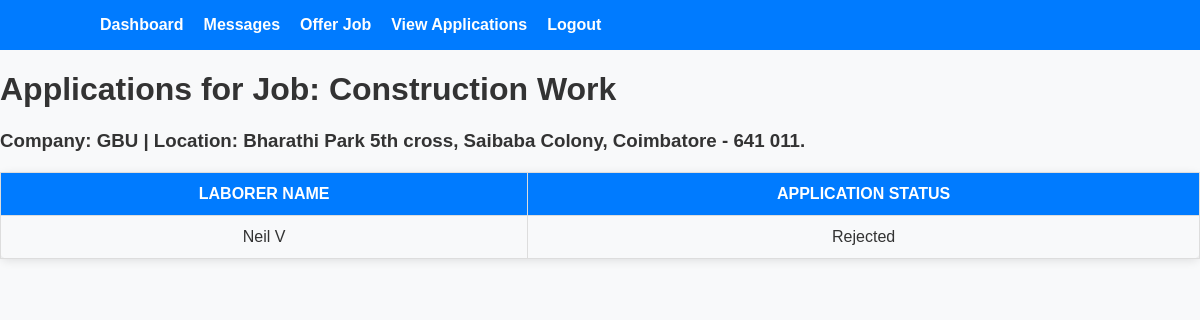
The app's page /view_applications/14 (signed in) with its own data.
### tables this page shows
CREATE TABLE jobs(
            id INTEGER PRIMARY KEY AUTOINCREMENT,
            company_id INTEGER NOT NULL,
            job_title TEXT NOT NULL,
            location TEXT NOT NULL,
            work_start TIME NOT NULL,       
            work_end TIME NOT NULL,         
            duration_start DATE NOT NULL,   
            duration_end DATE NOT NULL,     
            description TEXT NOT NULL,
            salary INTEGER NOT NULL, posted_by INTEGER NOT NULL DEFAULT 1,
            FOREIGN KEY (company_id) REFERENCES company(id) ON DELETE CASCADE
        );

CREATE TABLE company (
            id INTEGER PRIMARY KEY AUTOINCREMENT,
            name TEXT NOT NULL,
            reg_id TEXT UNIQUE NOT NULL,  -- Company Registration ID
            address TEXT NOT NULL
        );

CREATE TABLE job_applications (
    id INTEGER PRIMARY KEY AUTOINCREMENT,
    laborer_id INTEGER NOT NULL,
    job_id INTEGER NOT NULL,
    applied_at TIMESTAMP DEFAULT CURRENT_TIMESTAMP,
    status TEXT DEFAULT 'Pending',
    FOREIGN KEY (laborer_id) REFERENCES laborers(id) ON DELETE CASCADE,
    FOREIGN KEY (job_id) REFERENCES jobs(id) ON DELETE CASCADE
);

CREATE TABLE laborers (
            id INTEGER PRIMARY KEY AUTOINCREMENT,
            name TEXT NOT NULL,
            phone TEXT UNIQUE NOT NULL,
            language TEXT NOT NULL,
            aadhar TEXT NOT NULL UNIQUE,
            dob TEXT NOT NULL,
            sex TEXT NOT NULL,
            address TEXT NOT NULL,
            abilities TEXT,
            employment_length TEXT,
            employment_unit TEXT,
            photo TEXT,
            employment_proof TEXT,
            password TEXT NOT NULL
        , uuid integer);

### app.py (the view)
@app.route('/view_applications/<int:job_id>', methods=['GET'])
def show_job_applications(job_id):
    if 'user_id' not in session:
        return redirect(url_for('login'))
    db = get_db()
    cursor = db.cursor()
    cursor.execute('''
        SELECT jobs.job_title, jobs.location, company.name AS company_name
        FROM jobs
        JOIN company ON jobs.company_id = company.id
        WHERE jobs.id = ?
    ''', (job_id,))
    job = cursor.fetchone()
    if not job:
        return "Job not found", 404
    cursor.execute('''
        SELECT ja.id AS application_id, laborers.name AS laborer_name, ja.status
        FROM job_applications ja
        JOIN laborers ON ja.laborer_id = laborers.id
        WHERE ja.job_id = ?
    ''', (job_id,))
    applications = cursor.fetchall()
    return render_template('view_applications.html', job=job, applications=applications)

### app.py (called while the page is built)
def get_db():
    db = getattr(g, '_database', None)
    if db is None:
        db = g._database = sqlite3.connect(DATABASE)
        db.row_factory = sqlite3.Row
    return db

@app.teardown_appcontext
def close_connection(exception):
    db = getattr(g, '_database', None)
    if db is not None:
        db.close()

### templates/view_applications.html (shortened to what this page needs)
<!DOCTYPE html>
<html lang="en">
<head>
</head>
<body>
    <nav class="navbar">
        <div class="navbar-container">
            <ul class="nav-links" id="nav-links">
                <li><a href="{{ url_for('dashboard') }}">Dashboard</a></li>
                <li><a href="{{ url_for('view_messages') }}">Messages</a></li>
                {% if session.user_role == 'laborer' %}
                <li><a href="{{ url_for('grievance') }}">Grievance</a></li>
                <li><a href="{{ url_for('schemes') }}">Schemes</a></li>
                <li><a href="{{ url_for('search_jobs') }}">Search Jobs</a></li>
                <li><a href="{{ url_for('track_applications') }}">Track Applications</a></li>
                {% else %}
                <li><a href="{{ url_for('offer_job') }}">Offer Job</a></li>
                <li><a href="{{ url_for('view_applications') }}">View Applications</a></li>
                {% endif %}
                <li><a href="{{ url_for('logout') }}">Logout</a></li>
            </ul>
        </div>
    </nav>
    <div class="container">
        <h1>Applications for Job: {{ job['job_title'] }}</h1>
        <h3>Company: {{ job['company_name'] }} | Location: {{ job['location'] }}</h3>
        {% if applications %}
        <table>
            <thead>
                <tr>
                    <th>Laborer Name</th>
                    <th>Application Status</th>
                </tr>
            </thead>
            <tbody>
                {% for application in applications %}
                <tr>
                    <td>{{ application['laborer_name'] }}</td>
                    <td>{{ application['status'] }}</td>
                </tr>
                {% endfor %}
            </tbody>
        </table>
        {% else %}
        <p class="no-applications">No applications yet for this job.</p>
        {% endif %}
    </div>
</body>
</html>

### templates/view_applications.html (style rules this page uses)
body { font-family: Arial, sans-serif; background-color: #f8f9fa; margin: 0; padding: 0; color: #333; }
.navbar { background-color: #007bff; padding: 1rem; color: white; }
.navbar-container { display: flex; justify-content: space-between; align-items: center; flex-wrap: wrap; max-width: 1000px; margin: auto; }
.nav-links { display: flex; list-style: none; padding: 0; margin: 0; gap: 20px; }
.nav-links li a { color: white; text-decoration: none; font-weight: bold; }
table { width: 100%; border-collapse: collapse; margin-top: 20px; border-radius: 8px; box-shadow: 0 2px 10px rgba(0, 0, 0, 0.1); }
thead { background-color: #007bff; color: white; }
th, td { padding: 12px; border: 1px solid #ddd; text-align: center; }
th { font-weight: bold; text-transform: uppercase; }

### records on screen
jobs: job_title "Construction Work", location "Bharathi Park 5th cross, Saibaba Colony, Coimbatore - 641 011."
company: company_name "GBU"
job_applications: laborer_name "Neil V", status "Rejected"
